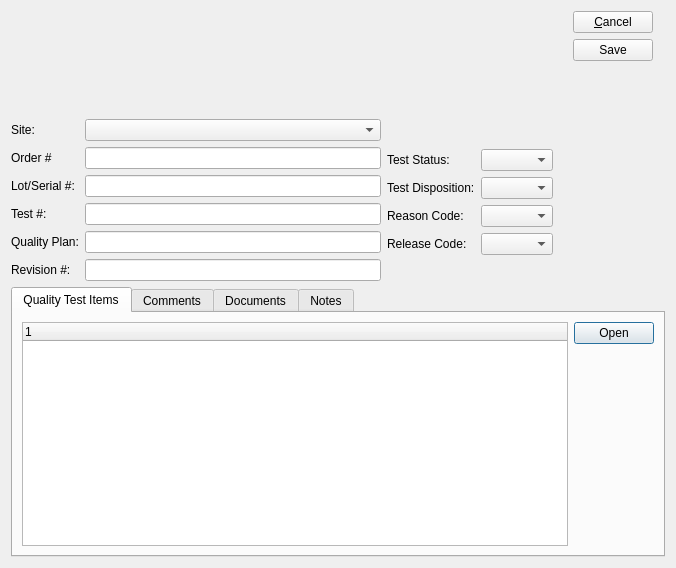
<?xml version="1.0" encoding="UTF-8"?>
<ui version="4.0">
 <comment>This file is part of the xTuple ERP: PostBooks Edition, a free and
open source Enterprise Resource Planning software suite,
Copyright (c) 1999-2014 by OpenMFG LLC, d/b/a xTuple.
It is licensed to you under the Common Public Attribution License
version 1.0, the full text of which (including xTuple-specific Exhibits)
is available at www.xtuple.com/CPAL.  By using this software, you agree
to be bound by its terms.</comment>
 <class>qtest</class>
 <widget class="QDialog" name="qtest">
  <property name="geometry">
   <rect>
    <x>0</x>
    <y>0</y>
    <width>676</width>
    <height>568</height>
   </rect>
  </property>
  <property name="windowTitle">
   <string>Quality Test</string>
  </property>
  <property name="layoutDirection">
   <enum>Qt::LeftToRight</enum>
  </property>
  <layout class="QGridLayout" name="gridLayout">
   <item row="1" column="0">
    <layout class="QGridLayout" name="gridLayout_2">
     <item row="2" column="2">
      <widget class="QTabWidget" name="_tabs">
       <property name="currentIndex">
        <number>0</number>
       </property>
       <widget class="QWidget" name="_qtitemTab">
        <attribute name="title">
         <string>Quality Test Items</string>
        </attribute>
        <layout class="QGridLayout" name="gridLayout_6">
         <item row="0" column="0">
          <layout class="QHBoxLayout" name="horizontalLayout_5">
           <item>
            <layout class="QVBoxLayout" name="verticalLayout_5">
             <item>
              <widget class="XTreeWidget" name="_qtestItems">
               <zorder>qt_scrollarea_viewport</zorder>
               <zorder>qt_scrollarea_hcontainer</zorder>
              </widget>
             </item>
            </layout>
           </item>
           <item>
            <layout class="QVBoxLayout" name="verticalLayout_4">
             <item>
              <widget class="QPushButton" name="_openqtestitem">
               <property name="text">
                <string>Open</string>
               </property>
              </widget>
             </item>
             <item>
              <spacer>
               <property name="orientation">
                <enum>Qt::Vertical</enum>
               </property>
               <property name="sizeType">
                <enum>QSizePolicy::Expanding</enum>
               </property>
               <property name="sizeHint" stdset="0">
                <size>
                 <width>20</width>
                 <height>20</height>
                </size>
               </property>
              </spacer>
             </item>
            </layout>
           </item>
           <item>
            <layout class="QVBoxLayout" name="verticalLayout_6"/>
           </item>
          </layout>
         </item>
        </layout>
       </widget>
       <widget class="QWidget" name="_commentsTab">
        <attribute name="title">
         <string>Comments</string>
        </attribute>
        <layout class="QGridLayout" name="gridLayout_4">
         <item row="0" column="0">
          <widget class="Comments" name="_comments"/>
         </item>
        </layout>
       </widget>
       <widget class="QWidget" name="_documentsTab">
        <attribute name="title">
         <string>Documents</string>
        </attribute>
        <layout class="QGridLayout" name="gridLayout_5">
         <item row="0" column="0">
          <widget class="Documents" name="_documents"/>
         </item>
        </layout>
       </widget>
       <widget class="QWidget" name="_notesTab">
        <attribute name="title">
         <string>Notes</string>
        </attribute>
        <layout class="QGridLayout" name="gridLayout_3">
         <item row="0" column="0">
          <widget class="QTextEdit" name="_notes"/>
         </item>
        </layout>
       </widget>
      </widget>
     </item>
     <item row="1" column="2">
      <layout class="QHBoxLayout" name="horizontalLayout_3">
       <item>
        <layout class="QVBoxLayout" name="verticalLayout_2">
         <property name="topMargin">
          <number>18</number>
         </property>
         <item>
          <widget class="ItemCluster" name="_item"/>
         </item>
         <item>
          <layout class="QFormLayout" name="formLayout_2">
           <item row="0" column="0">
            <widget class="XLabel" name="xlabel">
             <property name="text">
              <string>Site:</string>
             </property>
            </widget>
           </item>
           <item row="0" column="1">
            <widget class="WComboBox" name="_site"/>
           </item>
           <item row="1" column="0">
            <widget class="XLabel" name="xlabel_2">
             <property name="text">
              <string>Order #</string>
             </property>
            </widget>
           </item>
           <item row="1" column="1">
            <widget class="XLineEdit" name="_order"/>
           </item>
           <item row="2" column="0">
            <widget class="XLabel" name="xlabel_3">
             <property name="text">
              <string>Lot/Serial #:</string>
             </property>
            </widget>
           </item>
           <item row="2" column="1">
            <widget class="XLineEdit" name="_lotsrl"/>
           </item>
           <item row="3" column="0">
            <widget class="QLabel" name="_codeLit">
             <property name="text">
              <string>Test #:</string>
             </property>
            </widget>
           </item>
           <item row="3" column="1">
            <widget class="QLineEdit" name="_test"/>
           </item>
           <item row="4" column="0">
            <widget class="QLabel" name="_descLit">
             <property name="text">
              <string>Quality Plan:</string>
             </property>
            </widget>
           </item>
           <item row="4" column="1">
            <widget class="XLineEdit" name="_qplan"/>
           </item>
           <item row="5" column="0">
            <widget class="QLabel" name="_revNumLit">
             <property name="text">
              <string>Revision #:</string>
             </property>
            </widget>
           </item>
           <item row="5" column="1">
            <widget class="XLineEdit" name="_revnum">
             <property name="enabled">
              <bool>true</bool>
             </property>
            </widget>
           </item>
          </layout>
         </item>
        </layout>
       </item>
       <item>
        <layout class="QVBoxLayout" name="horizontalLayout_item">
         <item>
          <widget class="DateCluster" name="_date"/>
         </item>
         <item>
          <layout class="QFormLayout" name="formLayout">
           <property name="fieldGrowthPolicy">
            <enum>QFormLayout::FieldsStayAtSizeHint</enum>
           </property>
           <property name="topMargin">
            <number>0</number>
           </property>
           <property name="bottomMargin">
            <number>18</number>
           </property>
           <item row="4" column="0">
            <widget class="QLabel" name="label">
             <property name="text">
              <string>Test Status:</string>
             </property>
            </widget>
           </item>
           <item row="4" column="1">
            <widget class="XComboBox" name="_testStatus"/>
           </item>
           <item row="5" column="1">
            <widget class="XComboBox" name="_testDisp"/>
           </item>
           <item row="5" column="0">
            <widget class="XLabel" name="xlabel_6">
             <property name="text">
              <string>Test Disposition:</string>
             </property>
            </widget>
           </item>
           <item row="6" column="0">
            <widget class="XLabel" name="xlabel_7">
             <property name="text">
              <string>Reason Code:</string>
             </property>
            </widget>
           </item>
           <item row="6" column="1">
            <widget class="XComboBox" name="_reason">
             <property name="allowNull">
              <bool>true</bool>
             </property>
            </widget>
           </item>
           <item row="7" column="0">
            <widget class="XLabel" name="xlabel_8">
             <property name="text">
              <string>Release Code:</string>
             </property>
            </widget>
           </item>
           <item row="7" column="1">
            <widget class="XComboBox" name="_release">
             <property name="allowNull">
              <bool>true</bool>
             </property>
            </widget>
           </item>
          </layout>
         </item>
        </layout>
       </item>
       <item>
        <layout class="QVBoxLayout" name="verticalLayout">
         <property name="leftMargin">
          <number>14</number>
         </property>
         <property name="rightMargin">
          <number>12</number>
         </property>
         <item>
          <widget class="QPushButton" name="_cancel">
           <property name="text">
            <string>&amp;Cancel</string>
           </property>
          </widget>
         </item>
         <item>
          <widget class="QPushButton" name="_save">
           <property name="text">
            <string>Save</string>
           </property>
          </widget>
         </item>
         <item>
          <spacer name="verticalSpacer_4">
           <property name="orientation">
            <enum>Qt::Vertical</enum>
           </property>
           <property name="sizeHint" stdset="0">
            <size>
             <width>20</width>
             <height>40</height>
            </size>
           </property>
          </spacer>
         </item>
         <item>
          <spacer name="verticalSpacer">
           <property name="orientation">
            <enum>Qt::Vertical</enum>
           </property>
           <property name="sizeType">
            <enum>QSizePolicy::Fixed</enum>
           </property>
           <property name="sizeHint" stdset="0">
            <size>
             <width>20</width>
             <height>0</height>
            </size>
           </property>
          </spacer>
         </item>
        </layout>
       </item>
      </layout>
     </item>
    </layout>
   </item>
  </layout>
 </widget>
 <customwidgets>
  <customwidget>
   <class>Comments</class>
   <extends>QWidget</extends>
   <header>comments.h</header>
  </customwidget>
  <customwidget>
   <class>DateCluster</class>
   <extends>QWidget</extends>
   <header>datecluster.h</header>
  </customwidget>
  <customwidget>
   <class>Documents</class>
   <extends>QWidget</extends>
   <header>documents.h</header>
  </customwidget>
  <customwidget>
   <class>ItemCluster</class>
   <extends>QWidget</extends>
   <header>itemcluster.h</header>
  </customwidget>
  <customwidget>
   <class>WComboBox</class>
   <extends>XComboBox</extends>
   <header>wcombobox.h</header>
  </customwidget>
  <customwidget>
   <class>XComboBox</class>
   <extends>QComboBox</extends>
   <header>xcombobox.h</header>
  </customwidget>
  <customwidget>
   <class>XLabel</class>
   <extends>QLabel</extends>
   <header>xlabel.h</header>
  </customwidget>
  <customwidget>
   <class>XLineEdit</class>
   <extends>QLineEdit</extends>
   <header>xlineedit.h</header>
  </customwidget>
  <customwidget>
   <class>XTreeWidget</class>
   <extends>QTreeWidget</extends>
   <header>xtreewidget.h</header>
   <container>1</container>
  </customwidget>
 </customwidgets>
 <tabstops>
  <tabstop>_save</tabstop>
  <tabstop>_qtestItems</tabstop>
  <tabstop>_tabs</tabstop>
  <tabstop>_cancel</tabstop>
 </tabstops>
 <resources/>
 <connections>
  <connection>
   <sender>_cancel</sender>
   <signal>clicked()</signal>
   <receiver>qtest</receiver>
   <slot>close()</slot>
   <hints>
    <hint type="sourcelabel">
     <x>335</x>
     <y>31</y>
    </hint>
    <hint type="destinationlabel">
     <x>246</x>
     <y>7</y>
    </hint>
   </hints>
  </connection>
 </connections>
</ui>
